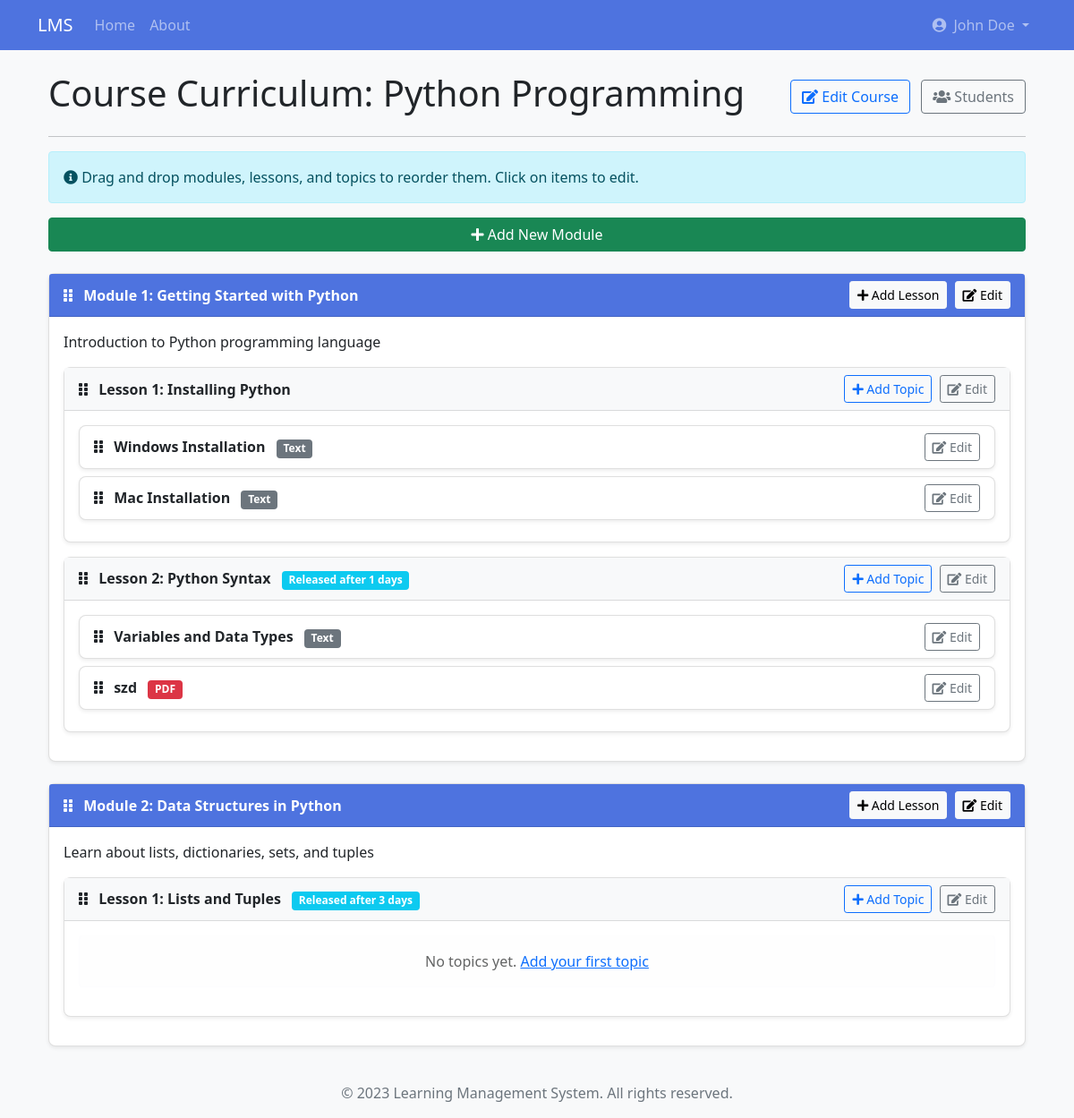
The app's page /instructor/course/1/curriculum (signed in), older data.
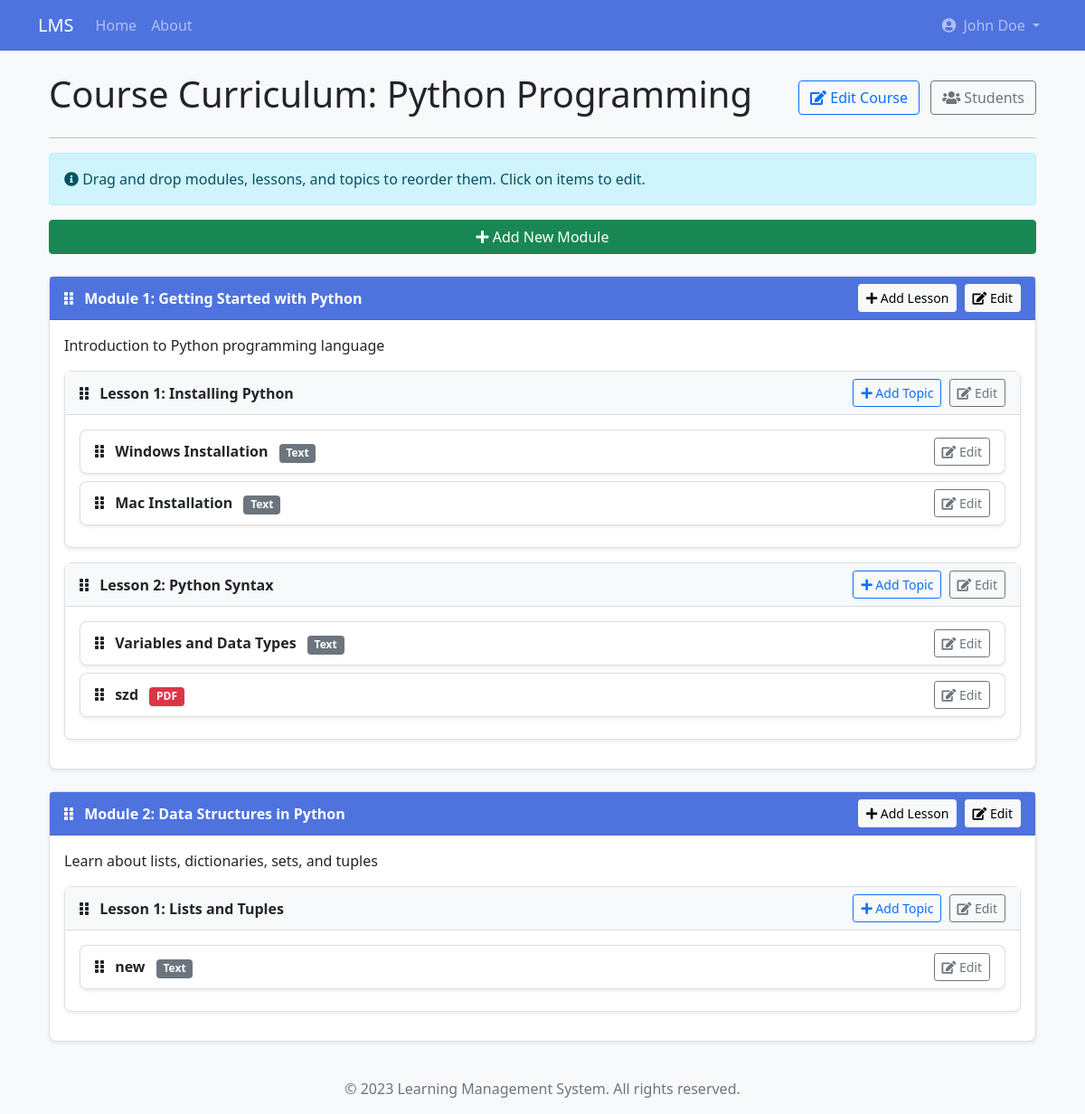
The same page, newer data.
### app/models/user.py (models this page shows, shortened)
class Module(db.Model):
    id = db.Column(db.Integer, primary_key=True)
    title = db.Column(db.String(100), nullable=False)
    description = db.Column(db.Text, nullable=True)
    course_id = db.Column(db.Integer, db.ForeignKey(
        'course.id'), nullable=False)
    order = db.Column(db.Integer, nullable=False, default=0)
    lessons = db.relationship(
        'Lesson', backref='module', lazy=True, order_by='Lesson.order')

class Lesson(db.Model):
    id = db.Column(db.Integer, primary_key=True)
    title = db.Column(db.String(100), nullable=False)
    module_id = db.Column(db.Integer, db.ForeignKey(
        'module.id'), nullable=False)
    order = db.Column(db.Integer, nullable=False, default=0)
    release_days = db.Column(db.Integer, default=0)
    topics = db.relationship('Topic', backref='lesson',
                             lazy=True, order_by='Topic.order')

class Topic(db.Model):
    id = db.Column(db.Integer, primary_key=True)
    title = db.Column(db.String(100), nullable=False)
    content = db.Column(db.Text, nullable=True)
    content_type = db.Column(db.String(20), nullable=False, default='text')
    file_path = db.Column(db.String(255), nullable=True)  # For uploaded files
    lesson_id = db.Column(db.Integer, db.ForeignKey(
        'lesson.id'), nullable=False)
    order = db.Column(db.Integer, nullable=False, default=0)
    subcontent = db.relationship('SubContent', backref='topic',
                                 lazy=True, cascade='all, delete-orphan')

### app/routes/instructor.py (the view)
@instructor.route('/course/<int:course_id>/curriculum', methods=['GET'])
@login_required
@instructor_required
def course_curriculum(course_id):
    course = Course.query.get_or_404(course_id)
    if course.instructor_id != current_user.id:
        flash('You do not have permission to view this course.', 'danger')
        return redirect(url_for('instructor.courses'))
    return render_template('instructor/course_curriculum.html', course=course)

### app/models/user.py (called while the page is built)
@login_manager.user_loader
def load_user(user_id):
    return User.query.get(int(user_id))

### app/routes/instructor.py (called while the page is built)
def instructor_required(f):
    @wraps(f)
    def decorated_function(*args, **kwargs):
        if not current_user.is_authenticated or current_user.role != UserRole.INSTRUCTOR:
            flash('You do not have permission to access this page.', 'danger')
            return redirect(url_for('main.index'))
        return f(*args, **kwargs)
    return decorated_function

### app/templates/instructor/course_curriculum.html (shortened to what the changed rows need)
{% extends "base.html" %}
{% block content %}
<div class="container mt-4">
    <div class="d-flex justify-content-between align-items-center mb-3">
        <h1>Course Curriculum: {{ course.title }}</h1>
    </div>
    <div id="curriculum-container">
        {% if course.modules %}
            {% for module in course.modules %}
                <div class="card mb-4 module-card" data-module-id="{{ module.id }}">
                    <div class="card-header bg-primary text-white d-flex justify-content-between align-items-center">
                        <div>
                            <i class="fas fa-grip-vertical handle-module me-2"></i>
                            <span class="fw-bold">Module {{ loop.index }}: {{ module.title }}</span>
                        </div>
                        <div>
                            <a href="{{ url_for('instructor.create_lesson', module_id=module.id) }}" class="btn btn-sm btn-light">
                                <i class="fas fa-plus"></i> Add Lesson
                            </a>
                            <a href="{{ url_for('instructor.edit_module', module_id=module.id) }}" class="btn btn-sm btn-light ms-1">
                                <i class="fas fa-edit"></i> Edit
                            </a>
                        </div>
                    </div>
                    <div class="card-body">
                        {% if module.description %}
                            <p class="mb-3">{{ module.description }}</p>
                        {% endif %}
                        <div class="lessons-container" data-module-id="{{ module.id }}">
                            {% if module.lessons %}
                                {% for lesson in module.lessons %}
                                    <div class="card mb-3 lesson-card" data-lesson-id="{{ lesson.id }}">
                                        <div class="card-header bg-light d-flex justify-content-between align-items-center">
                                            <div>
                                                <i class="fas fa-grip-vertical handle-lesson me-2"></i>
                                                <span class="fw-bold">Lesson {{ loop.index }}: {{ lesson.title }}</span>
                                                {% if lesson.release_days > 0 %}
                                                    <span class="badge bg-info ms-2">Released after {{ lesson.release_days }} days</span>
                                                {% endif %}
                                            </div>
                                            <div>
                                                <a href="{{ url_for('instructor.create_topic', lesson_id=lesson.id) }}" class="btn btn-sm btn-outline-primary">
                                                    <i class="fas fa-plus"></i> Add Topic
                                                </a>
                                                <a href="{{ url_for('instructor.edit_lesson', lesson_id=lesson.id) }}" class="btn btn-sm btn-outline-secondary ms-1">
                                                    <i class="fas fa-edit"></i> Edit
                                                </a>
                                            </div>
                                        </div>
                                        <div class="card-body">
                                            <div class="topics-container" data-lesson-id="{{ lesson.id }}">
                                                {% if lesson.topics %}
                                                    {% for topic in lesson.topics %}
                                                        <div class="card mb-2 topic-card" data-topic-id="{{ topic.id }}">
                                                            <div class="card-body py-2 d-flex justify-content-between align-items-center">
                                                                <div>
                                                                    <i class="fas fa-grip-vertical handle-topic me-2"></i>
                                                                    <span class="fw-bold">{{ topic.title }}</span>
                                                                    {% if topic.content_type == 'text' %}
                                                                        <span class="badge bg-secondary ms-2">Text</span>
                                                                    {% elif topic.content_type == 'video' %}
                                                                        <span class="badge bg-danger ms-2">Video</span>
                                                                    {% elif topic.content_type == 'audio' %}
                                                                        <span class="badge bg-warning text-dark ms-2">Audio</span>
                                                                    {% elif topic.content_type == 'pdf' %}
                                                                        <span class="badge bg-danger ms-2">PDF</span>
                                                                    {% endif %}
                                                                </div>
                                                                <div>
                                                                    <a href="{{ url_for('instructor.edit_topic', topic_id=topic.id) }}" class="btn btn-sm btn-outline-secondary">
                                                                        <i class="fas fa-edit"></i> Edit
                                                                    </a>
                                                                </div>
                                                            </div>
                                                        </div>
                                                    {% endfor %}
                                                {% else %}
                                                    <div class="alert alert-light text-center">
                                                        No topics yet. <a href="{{ url_for('instructor.create_topic', lesson_id=lesson.id) }}">Add your first topic</a>
                                                    </div>
                                                {% endif %}
                                            </div>
                                        </div>
                                    </div>
                                {% endfor %}
                            {% else %}
                                <div class="alert alert-light text-center">
                                    No lessons yet. <a href="{{ url_for('instructor.create_lesson', module_id=module.id) }}">Add your first lesson</a>
                                </div>
                            {% endif %}
                        </div>
                    </div>
                </div>
            {% endfor %}
        {% endif %}
    </div>
</div>
{% endblock %}

Row changes from the older to the newer data that the page shows:
changed Lesson "Python Syntax": release_days "1" → (not shown)
changed Lesson "Lists and Tuples": release_days "3" → (not shown)
added Topic: title "new", content_type "Text", shown under Lesson "Lists and Tuples"
